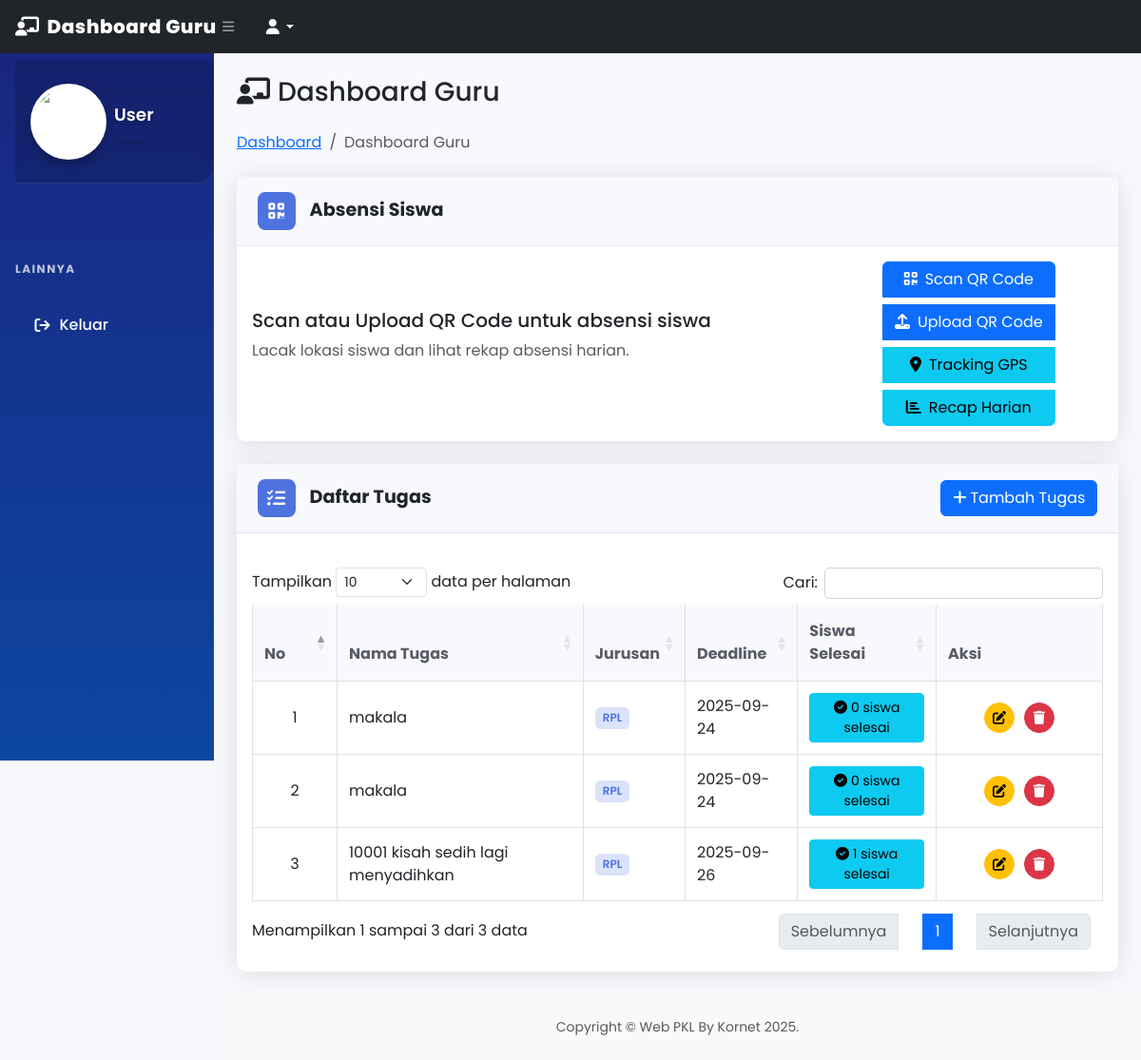
Screenshot of /home/dashboard_guru.php (signed in) with the database file from the repository.
### tables this page shows
CREATE TABLE `tugas` (
  `id_tugas` int(11) NOT NULL,
  `judul` varchar(100) NOT NULL,
  `deskripsi` text DEFAULT NULL,
  `tanggal_deadline` date DEFAULT NULL,
  `jurusan` varchar(50) NOT NULL,
  `id_gurupem` int(11) NOT NULL
);

### home/dashboard_guru.php (the view, shortened to what this page needs)
<?php
require 'functions.php';
 $id_gurupem = $_SESSION['id_gurupem'];
 $tugas = [];
 $tugas_query = mysqli_query($conn, "
    SELECT t.*,
    (SELECT COUNT(*) FROM histori_tugas h WHERE h.id_tugas=t.id_tugas AND h.status='Selesai') AS siswa_selesai
    FROM tugas t
    WHERE t.id_gurupem='$id_gurupem'
    ORDER BY t.tanggal_deadline ASC
");
while ($row = mysqli_fetch_assoc($tugas_query)) {
    $sub_q = mysqli_query($conn, "
        SELECT h.*, s.nama
        FROM histori_tugas h
        JOIN siswa s ON h.id_siswa = s.id_siswa
        WHERE h.id_tugas = " . $row['id_tugas'] . "
        ORDER BY h.tanggal_upload DESC
    ");
    $subs = [];
    while ($s = mysqli_fetch_assoc($sub_q)) $subs[] = $s;
    $row['subs'] = $subs;
    $tugas[] = $row;
}
?>
<!DOCTYPE html>
<html lang="en">
<head>
    <link href="assets/css/bootstrap.min.css" rel="stylesheet">
    <link href="https://cdn.jsdelivr.net/npm/simple-datatables@7.1.2/dist/style.min.css" rel="stylesheet" />
    <link href="assets/css/styles.css" rel="stylesheet" />
    <link rel="stylesheet" href="https://cdn.datatables.net/2.3.4/css/dataTables.dataTables.css" />
    <link rel="stylesheet" href="https://cdnjs.cloudflare.com/ajax/libs/font-awesome/6.7.2/css/all.min.css" />
    <link href="https://cdn.jsdelivr.net/npm/bootstrap@5.3.0/dist/css/bootstrap.min.css" rel="stylesheet">
    <link rel="stylesheet" href="https://cdnjs.cloudflare.com/ajax/libs/font-awesome/6.4.0/css/all.min.css">
    <link rel="stylesheet" href="https://cdn.datatables.net/1.13.4/css/dataTables.bootstrap5.min.css">
</head>
<body class="sb-nav-fixed">
    <nav class="sb-topnav navbar navbar-expand navbar-dark bg-dark">
        <a class="navbar-brand ps-3" href="index.php">
            <i class="fas fa-chalkboard-teacher me-2"></i>Dashboard Guru
        </a>
        <button class="btn btn-link btn-sm order-1 order-lg-0 me-4 me-lg-0" id="sidebarToggle">
            <i class="fas fa-bars"></i>
        </button>
        <ul class="navbar-nav ms-auto ms-md-0 me-3 me-lg-4">
            <li class="nav-item dropdown">
                <a class="nav-link dropdown-toggle" id="navbarDropdown" href="#" role="button" data-bs-toggle="dropdown">
                    <i class="fas fa-user fa-fw"></i>
                </a>
            </li>
        </ul>
    </nav>
    <div id="layoutSidenav">
        <div id="layoutSidenav_nav">
            <?php include 'menu.php'; ?>
        </div>
        <div id="layoutSidenav_content">
            <main class="container-fluid px-4">
                <div class="d-flex justify-content-between align-items-center mt-4 mb-4">
                    <h1 class="h3 mb-0 text-gray-800">
                        <i class="fas fa-chalkboard-teacher me-2"></i>Dashboard Guru
                    </h1>
                </div>
                <ol class="breadcrumb mb-4">
                    <li class="breadcrumb-item"><a href="index.php">Dashboard</a></li>
                    <li class="breadcrumb-item active">Dashboard Guru</li>
                </ol>
                <div class="card mb-4">
                    <div class="card-header d-flex align-items-center py-3">
                        <div class="card-header-icon">
                            <i class="fas fa-qrcode"></i>
                        </div>
                        <span>Absensi Siswa</span>
                    </div>
                    <div class="card-body">
                        <div class="row align-items-center">
                            <div class="col-md-8">
                                <h5>Scan atau Upload QR Code untuk absensi siswa</h5>
                                <p class="text-muted">Lacak lokasi siswa dan lihat rekap absensi harian.</p>
                            </div>
                            <div class="col-md-4 text-center">
                                <div class="btn-group-vertical" role="group">
                                    <a href="absensi/scan_qr.php" class="btn btn-primary mb-2">
                                        <i class="fas fa-qrcode me-2"></i>Scan QR Code
                                    </a>
                                    <a href="absensi/upload_qr.php" class="btn btn-primary mb-2">
                                        <i class="fas fa-upload me-2"></i>Upload QR Code
                                    </a>
                                    <a href="absensi/tracking_gps.php" class="btn btn-info mb-2">
                                        <i class="fas fa-map-marker-alt me-2"></i>Tracking GPS
                                    </a>
                                    <a href="absensi/recap_harian.php" class="btn btn-info">
                                        <i class="fas fa-chart-bar me-2"></i>Recap Harian
                                    </a>
                                </div>
                            </div>
                        </div>
                    </div>
                </div>
                <div class="card mb-4">
                    <div class="card-header d-flex justify-content-between align-items-center py-3">
                        <div class="d-flex align-items-center">
                            <div class="card-header-icon">
                                <i class="fas fa-tasks"></i>
                            </div>
                            <span>Daftar Tugas</span>
                        </div>
                        <button class="btn btn-primary" data-bs-toggle="modal" data-bs-target="#modalTambah">
                            <i class="fas fa-plus me-1"></i>Tambah Tugas
                        </button>
                    </div>
                    <div class="card-body">
                        <div class="table-responsive">
                            <table class="table table-bordered table-hover" id="tugasTable" width="100%" cellspacing="0">
                                <thead class="thead-dark">
                                    <tr>
                                        <th width="50">No</th>
                                        <th>Nama Tugas</th>
                                        <th>Jurusan</th>
                                        <th>Deadline</th>
                                        <th>Siswa Selesai</th>
                                        <th width="150">Aksi</th>
                                    </tr>
                                </thead>
                                <tbody>
                                    <?php $no = 1;
                                    foreach ($tugas as $t): ?>
                                        <tr>
                                            <td class="text-center"><?= $no++; ?></td>
                                            <td><?= htmlspecialchars($t['judul']) ?></td>
                                            <td>
                                                <?php
                                                $badgeClass = '';
                                                switch (strtolower($t['jurusan'])) {
                                                    case 'rpl':
                                                        $badgeClass = 'badge-rpl';
                                                        break;
                                                }
                                                ?>
                                                <span class="badge badge-jurusan <?= $badgeClass ?>"><?= htmlspecialchars($t['jurusan']) ?></span>
                                            </td>
                                            <td><?= htmlspecialchars($t['tanggal_deadline']) ?></td>
                                            <td>
                                                <a href="lihat_tugas.php?id_tugas=<?= $t['id_tugas'] ?>" class="btn btn-sm btn-info">
                                                    <i class="fas fa-check-circle me-1"></i><?= $t['siswa_selesai'] ?> siswa selesai
                                                </a>
                                            </td>
                                            <td class="text-center">
                                                <div class="d-flex justify-content-center gap-1">
                                                    <button type="button" class="btn btn-sm btn-warning btn-action" onclick="openEditModal(<?= $t['id_tugas'] ?>)" title="Edit">
                                                        <i class="fas fa-edit"></i>
                                                    </button>
                                                    <button type="button" class="btn btn-sm btn-danger btn-action" onclick="openHapusModal(<?= $t['id_tugas'] ?>)" title="Hapus">
                                                        <i class="fas fa-trash"></i>
                                                    </button>
                                                </div>
                                            </td>
                                        </tr>
                                    <?php endforeach; ?>
                                </tbody>
                            </table>
                        </div>
                    </div>
                </div>
            </main>
            <footer class="py-4 bg-light mt-auto">
                <div class="container-fluid px-4">
                    <div class="d-flex align-items-center justify-content-center small">
                        <?php $date = date('Y'); ?>
                        <div class="text-muted">Copyright &copy; Web PKL By Kornet <?= $date ?>.</div>
                    </div>
                </div>
            </footer>
        </div>
    </div>
</body>
</html>

### home/menu.php (shortened to what this page needs)
<?php
 $akses = $_SESSION['hak_akses'];
 $id_user = $_SESSION['id_admin'] ?? $_SESSION['id_siswa'] ?? $_SESSION['id_gurupem'] ?? $_SESSION['id_gurukaprok'] ?? null;
 $foto = "assets/img/default.png";
 $nama = "User";
 $role = $akses;
 $id_user = intval($id_user);
?>
<div id="layoutSidenav_nav">
    <nav class="sb-sidenav accordion" id="sidenavAccordion">
        <div class="profile mb-3 mt-2 ms-3 d-flex align-items-center">
            <?php if ($akses == "siswa") { ?>
                <a href="biodata.php?id=<?= $id_user; ?>">
                    <img src="<?= $foto ?>" alt="Profile" class="img-thumbnail rounded-circle me-2" width="75">
                </a>
            <?php } else { ?>
                <img src="<?= $foto ?>" alt="Profile" class="img-thumbnail rounded-circle me-2" width="75">
            <?php } ?>
            <div class="sub-profile d-flex flex-column">
                <strong><?= $nama; ?></strong>
                <small class="<?= $akses ?>"><?= $role; ?></small>
            </div>
        </div>
        <div class="sb-sidenav-menu">
            <div class="nav">
                <div class="sb-sidenav-menu-heading text-light">Lainnya</div>
                <a class="nav-link btn-logout" href="../logout.php">
                    <i class="fas fa-fw fa-sign-out me-2"></i>Keluar
                </a>
            </div>
        </div>
    </nav>
</div>

### home/dashboard_guru.php (style rules this page uses)
:root { --primary: #4e73df; --secondary: #6c757d; --success: #1cc88a; --info: #36b9cc; --warning: #f6c23e; --danger: #e74a3b; --light: #f8f9fc; --dark: #5a5c69; }
body { font-family: 'Poppins', sans-serif; background-color: #f8f9fc; }
.card { border: none; border-radius: 10px; box-shadow: 0 0.15rem 1.75rem 0 rgba(58, 59, 69, 0.15); margin-bottom: 1.5rem; }
.card-header { background-color: #f8f9fc; border-bottom: 1px solid #e3e6f0; padding: 1rem 1.35rem; font-weight: 700; font-size: 1.2rem; }
.table th { border-top: none; font-weight: 700; color: var(--dark); padding: 1rem 0.75rem; background-color: #f8f9fc; }
.table td { padding: 0.75rem; vertical-align: middle; }
.btn-action { width: 32px; height: 32px; display: inline-flex; align-items: center; justify-content: center; border-radius: 50%; margin: 0 3px; }
.navbar-brand { font-weight: 800; letter-spacing: 0.5px; }
.breadcrumb { background-color: transparent; padding: 0; margin-bottom: 1.5rem; }
.badge-jurusan { font-size: 0.75rem; padding: 0.35rem 0.5rem; border-radius: 0.35rem; font-weight: 600; }
.badge-rpl { background-color: rgba(78, 115, 223, 0.2); color: #4e73df; }
.card-header-icon { background-color: var(--primary); color: white; width: 40px; height: 40px; border-radius: 8px; display: flex; align-items: center; justify-content: center; margin-right: 15px; }

### home/menu.php (style rules this page uses)
:root { --sidebar-width: 250px; --sidebar-collapsed-width: 80px; --sidebar-bg: linear-gradient(180deg, #1a237e 0%, #0d47a1 100%); --sidebar-hover: rgba(255,255,255,0.12); --sidebar-active: rgba(255,255,255,0.18); --sidebar-text: #fff; --sidebar-icon: rgba(255,255,255,0.85); --transition-speed: 0.28s; }
#layoutSidenav_nav { box-sizing: border-box; width: var(--sidebar-width); background: var(--sidebar-bg); transition: width var(--transition-speed) ease-in-out; overflow-x: hidden; overflow-y: auto; position: relative; z-index: 1030; }
.sb-sidenav { display: flex; flex-direction: column; height: 100%; color: var(--sidebar-text); }
.sb-sidenav-menu { flex-grow: 1; overflow-y: auto; padding-bottom: 1rem; }
.profile { padding: 1.5rem 1rem; border-bottom: 1px solid rgba(255, 255, 255, 0.1); text-align: left; background: rgba(0, 0, 0, 0.15); border-radius: 0 0 20px 0; margin-bottom: 1.5rem; backdrop-filter: blur(5px); }
.profile img { width: 80px; height: 80px; border: 3px solid var(--accent-light); object-fit: cover; box-shadow: 0 6px 12px rgba(0, 0, 0, 0.25); transition: all 0.3s ease; }
.sub-profile strong { display: block; font-size: 1.15rem; margin-bottom: 0.35rem; color: white; font-weight: 600; text-shadow: 0 2px 4px rgba(0, 0, 0, 0.3); }
.sub-profile small { font-size: 0.85rem; opacity: 0.95; padding: 0.3rem 0.85rem; border-radius: 20px; display: inline-block; color: white; font-weight: 500; box-shadow: 0 3px 6px rgba(0, 0, 0, 0.15); }
.nav { flex-direction: column; padding: 0.5rem 0; }
.nav-link { color: var(--sidebar-text); padding: 0.9rem 1.3rem; margin: 0.3rem 0.85rem; border-radius: 14px; display: flex; align-items: center; transition: all 0.25s ease; position: relative; overflow: hidden; text-decoration: none; font-weight: 500; }
.nav-link::before { content: ''; position: absolute; left: 0; top: 0; height: 100%; width: 6px; background: var(--accent-medium); opacity: 0; transition: all 0.25s ease; border-radius: 0 6px 6px 0; }
.sb-sidenav-menu-heading { padding: 0.85rem 1.3rem; font-size: 0.8rem; text-transform: uppercase; letter-spacing: 1.5px; opacity: 0.75; margin-top: 1.8rem; margin-bottom: 0.6rem; color: white; font-weight: 600; }
#layoutSidenav_nav::after { content: ''; position: absolute; top: 0; right: 0; width: 1px; height: 100%; background: linear-gradient(to bottom, transparent, rgba(255, 255, 255, 0.1), transparent); z-index: 1; }

### rows the page displays
tugas: judul "makala", jurusan "RPL", tanggal_deadline "2025-09-24", siswa_selesai "0"
tugas: judul "makala", jurusan "RPL", tanggal_deadline "2025-09-24", siswa_selesai "0"
tugas: judul "10001 kisah sedih lagi menyadihkan", jurusan "RPL", tanggal_deadline "2025-09-26", siswa_selesai "1"

### other values shown
$nama "User"
